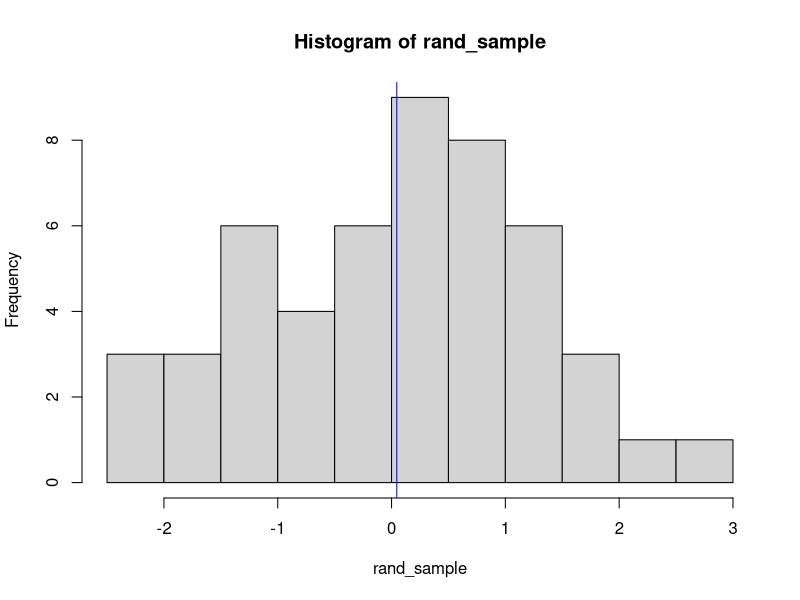
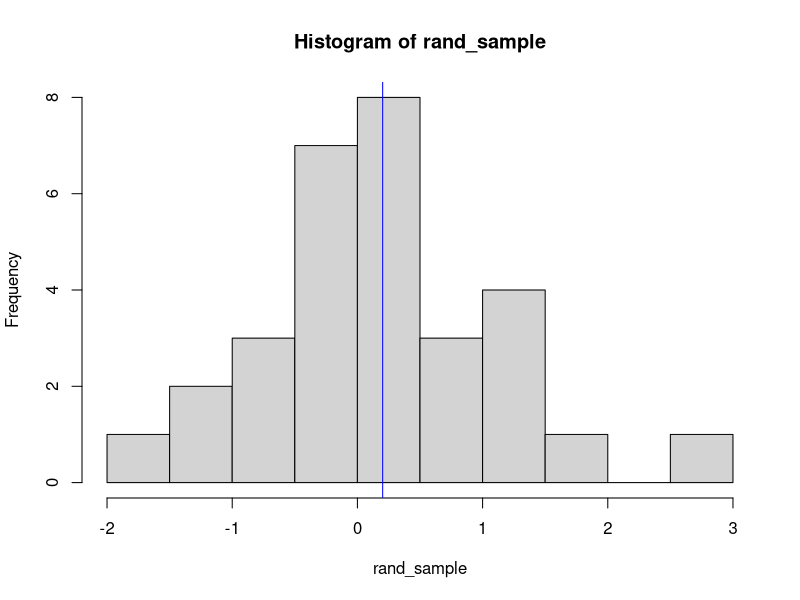
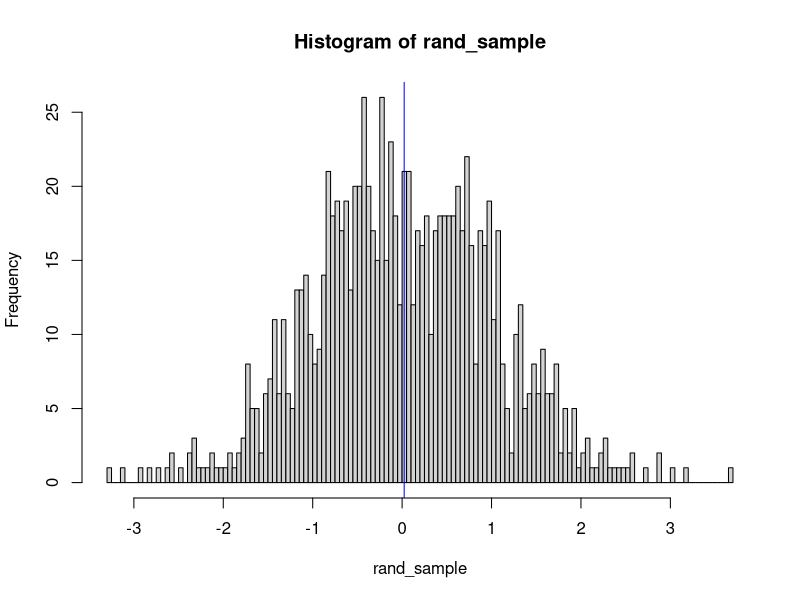
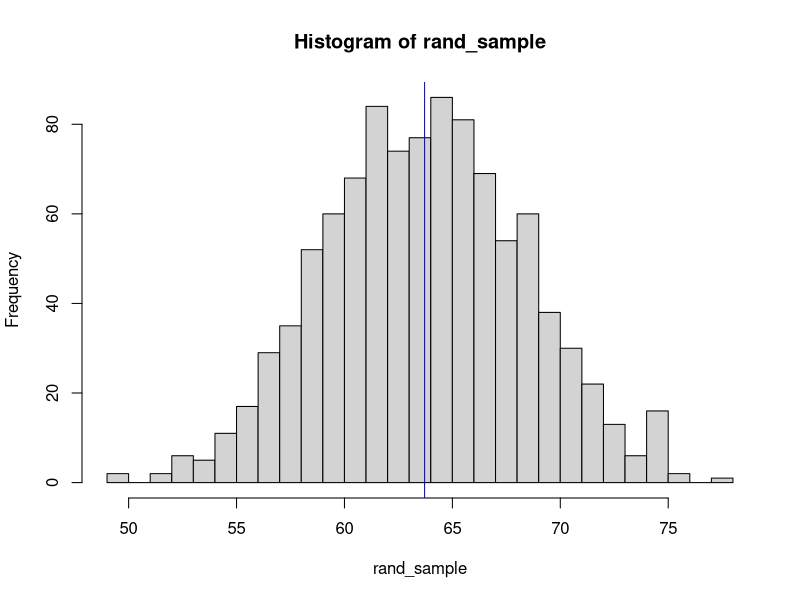
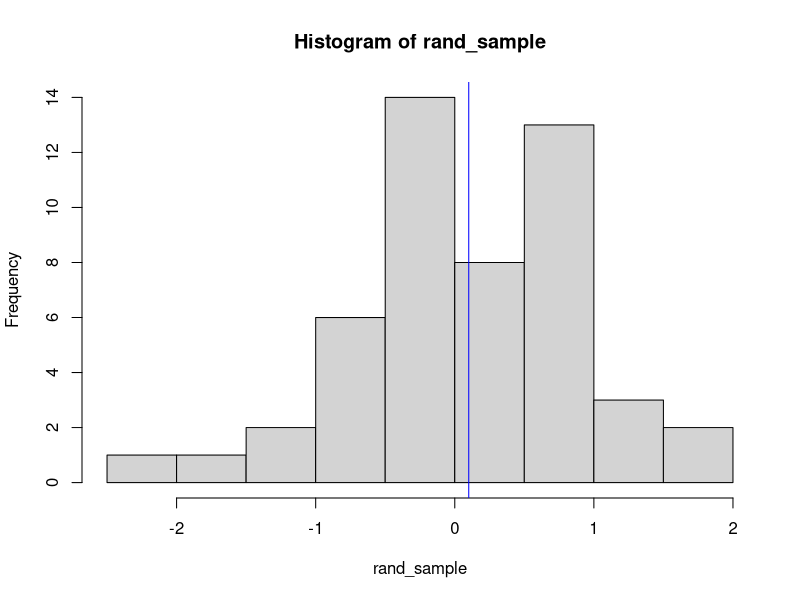

Write the R code that produced these figures, in order.
##########################
## plot_random_function.R
##
## Dr Tom Fisher
##
## Purpose:
##  A function that will generate a random
##    sample of normal values, plot a histogram
##    with an overlaid mean on the plot
##    and returns summary statistics about the
##    generated data.
##
## Inputs:
##    numpts = the number of points to generate, defaults to 50
##    bins   = the number of breakpoints in the hist() function,
##             defaults to 10
##    mu     = mean of Normal distribution, defaults to 0
##    sigma  = standard deviation of Normal distribution, 
##             defaults to 1
##    seed   = seed for the random number generator, defaults
##             to NULL -- so random each time, but user
##             can override the value
##
## Outputs:
##      A list is returned with the following elements
##   Random_Sample = the generated random sample
##   Mean_sample   = the mean of the random sample
##   SD_sample     = the standard deviation of the random sample
##


plotRandomNormals <- function(numpts=50, bins=10,
                              mu=0, sigma=1,
                              seed=NULL) {
  set.seed(seed)
  rand_sample <- rnorm(numpts, mean=mu, sd=sigma)
  hist(rand_sample, breaks=bins+1)
  abline(v = mean(rand_sample), col="blue" )
  list(Random_Sample = rand_sample, 
       Mean_sample = mean(rand_sample),
       SD_sample = sd(rand_sample) )
}

## Default values
plotRandomNormals()

## User specified number of points
plotRandomNormals(numpts=30)

plotRandomNormals(numpts=1000, bins=200)

plotRandomNormals(numpts=1000, bins=20, mu=63.5, sigma=4.5)

plotRandomNormals(seed=1)
